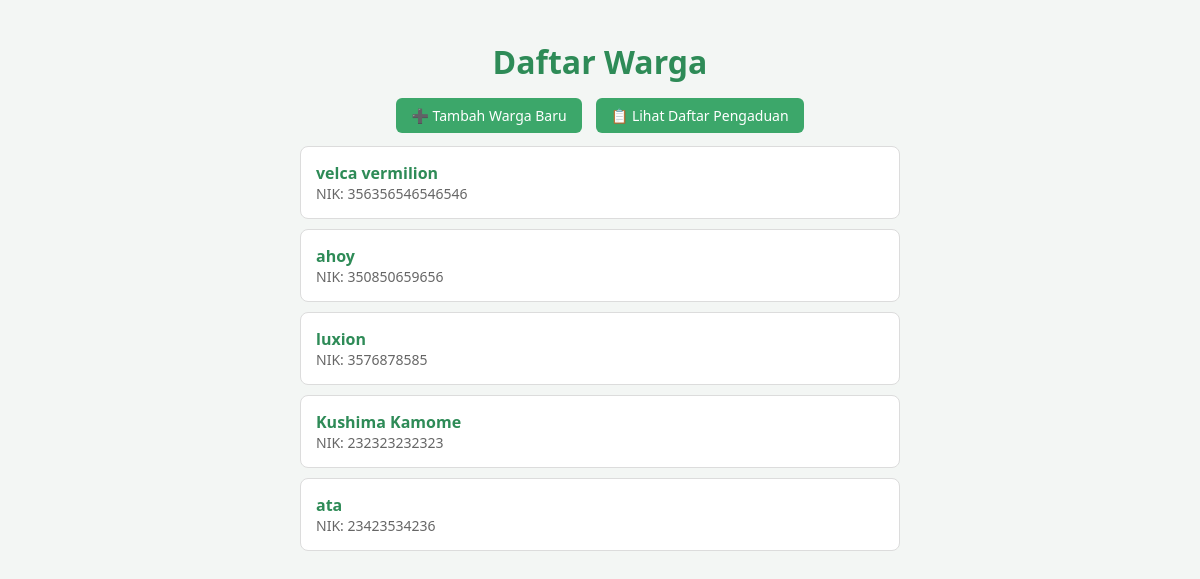
The page /warga/ on the database its author committed.
### warga/models.py (models this page shows, shortened)
class Warga(models.Model):
    nik = models.CharField(max_length=16, unique=True, verbose_name="Nomor Induk kependudukan")
    nama_lengkap = models.CharField(max_length=100, verbose_name="Nama Lengkap")
    alamat = models.TextField(verbose_name="Alamat Tinggal")
    no_telepon = models.CharField(max_length=15, blank=True, verbose_name="Nomor Telepon")
    tanggal_registrasi = models.DateTimeField(auto_now_add=True)

### warga/views.py (the view)
# urls.py: path('', WargaListView.as_view(), name='warga_list'),
class WargaListView(ListView):
    model = Warga

### warga/templates/warga/warga_list.html (shortened to what this page needs)
<!DOCTYPE html>
<html lang="id">
<head>
</head>
<body>
    <h1>Daftar Warga</h1>
    <div class="nav-links">
        <a href="{% url 'warga-tambah' %}">➕ Tambah Warga Baru</a>
        <a href="{% url 'pengaduan_list' %}">📋 Lihat Daftar Pengaduan</a>
    </div>
    <ul>
        {% for warga in object_list %}
            <li>
                <a href="{% url 'warga_detail' warga.pk %}">
                    {{ warga.nama_lengkap }}
                </a>
                <div class="nik">NIK: {{ warga.nik }}</div>
            </li>
        {% empty %}
            <li class="empty">Belum ada data warga yang terdaftar.</li>
        {% endfor %}
    </ul>
</body>
</html>

### warga/templates/warga/warga_list.html (style rules this page uses)
body { font-family: "Segoe UI", Arial, sans-serif; background-color: #f3f6f4; margin: 40px; color: #333; }
h1 { text-align: center; color: #2e8b57; }
.nav-links { text-align: center; margin-bottom: 20px; }
.nav-links a { text-decoration: none; color: white; background-color: #3ca76a; padding: 8px 15px; border-radius: 6px; margin: 0 5px; font-size: 14px; transition: 0.3s; }
ul { list-style: none; padding: 0; max-width: 600px; margin: 0 auto; }
li { background-color: white; border: 1px solid #dcdcdc; border-radius: 8px; padding: 15px; margin-bottom: 10px; transition: 0.3s; }
li a { font-weight: bold; color: #2e8b57; text-decoration: none; }
.nik { color: #666; font-size: 14px; }

### rows shown on the page
Warga: nama_lengkap "velca vermilion", nik "356356546546546"
Warga: nama_lengkap "ahoy", nik "350850659656"
Warga: nama_lengkap "luxion", nik "3576878585"
Warga: nama_lengkap "Kushima Kamome", nik "232323232323"
Warga: nama_lengkap "ata", nik "23423534236"
